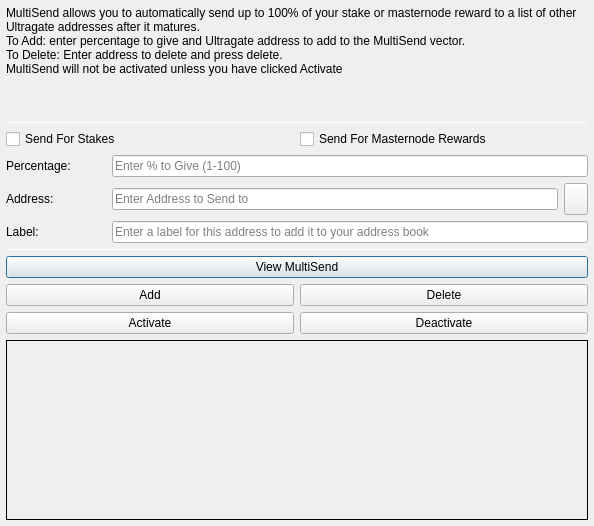
<?xml version="1.0" encoding="UTF-8"?>
<ui version="4.0">
 <class>MultiSendDialog</class>
 <widget class="QDialog" name="MultiSendDialog">
  <property name="windowModality">
   <enum>Qt::NonModal</enum>
  </property>
  <property name="geometry">
   <rect>
    <x>0</x>
    <y>0</y>
    <width>594</width>
    <height>526</height>
   </rect>
  </property>
  <property name="windowTitle">
   <string>MultiSend</string>
  </property>
  <layout class="QVBoxLayout" name="verticalLayout" stretch="0">
   <property name="margin">
    <number>6</number>
   </property>
   <item>
    <layout class="QVBoxLayout" name="verticalLayout_Main" stretch="1,1,1,0,1,1,1">
     <item>
      <widget class="QLabel" name="label_2">
       <property name="lineWidth">
        <number>1</number>
       </property>
       <property name="text">
        <string>MultiSend allows you to automatically send up to 100% of your stake or masternode reward to a list of other Ultragate addresses after it matures.
To Add: enter percentage to give and Ultragate address to add to the MultiSend vector.
To Delete: Enter address to delete and press delete.
MultiSend will not be activated unless you have clicked Activate</string>
       </property>
       <property name="alignment">
        <set>Qt::AlignLeading|Qt::AlignLeft|Qt::AlignTop</set>
       </property>
       <property name="wordWrap">
        <bool>true</bool>
       </property>
      </widget>
     </item>
     <item>
      <widget class="Line" name="line">
       <property name="minimumSize">
        <size>
         <width>0</width>
         <height>1</height>
        </size>
       </property>
       <property name="maximumSize">
        <size>
         <width>16777215</width>
         <height>1</height>
        </size>
       </property>
       <property name="orientation">
        <enum>Qt::Horizontal</enum>
       </property>
      </widget>
     </item>
     <item>
      <layout class="QVBoxLayout" name="verticalLayout_Settings">
       <item>
        <layout class="QHBoxLayout" name="horizontalLayout">
         <item>
          <widget class="QCheckBox" name="multiSendStakeCheckBox">
           <property name="text">
            <string>Send For Stakes</string>
           </property>
          </widget>
         </item>
         <item>
          <widget class="QCheckBox" name="multiSendMasternodeCheckBox">
           <property name="text">
            <string>Send For Masternode Rewards</string>
           </property>
          </widget>
         </item>
        </layout>
       </item>
       <item>
        <layout class="QHBoxLayout" name="horizontalLayout_6">
         <item>
          <widget class="QLabel" name="label">
           <property name="minimumSize">
            <size>
             <width>100</width>
             <height>0</height>
            </size>
           </property>
           <property name="toolTip">
            <string>Percentage of stake to send</string>
           </property>
           <property name="text">
            <string>Percentage:</string>
           </property>
          </widget>
         </item>
         <item>
          <widget class="QLineEdit" name="multiSendPercentEdit">
           <property name="toolTip">
            <string>Enter whole numbers 1 - 100</string>
           </property>
           <property name="placeholderText">
            <string>Enter % to Give (1-100)</string>
           </property>
          </widget>
         </item>
        </layout>
       </item>
       <item>
        <layout class="QHBoxLayout" name="horizontalLayout_7">
         <item>
          <widget class="QLabel" name="label_5">
           <property name="minimumSize">
            <size>
             <width>100</width>
             <height>0</height>
            </size>
           </property>
           <property name="toolTip">
            <string>Address to send portion of stake to</string>
           </property>
           <property name="text">
            <string>Address:</string>
           </property>
          </widget>
         </item>
         <item>
          <widget class="QLineEdit" name="multiSendAddressEdit">
           <property name="toolTip">
            <string/>
           </property>
           <property name="placeholderText">
            <string>Enter Address to Send to</string>
           </property>
          </widget>
         </item>
         <item>
          <widget class="QToolButton" name="addressBookButton">
           <property name="maximumSize">
            <size>
             <width>16777215</width>
             <height>32</height>
            </size>
           </property>
           <property name="toolTip">
            <string>Choose an address from the address book</string>
           </property>
           <property name="text">
            <string/>
           </property>
           <property name="icon">
            <iconset resource="../ultragate.qrc">
             <normaloff>:/icons/address-book</normaloff>:/icons/address-book</iconset>
           </property>
           <property name="shortcut">
            <string>Alt+A</string>
           </property>
          </widget>
         </item>
        </layout>
       </item>
      </layout>
     </item>
     <item>
      <layout class="QHBoxLayout" name="horizontalLayout_3">
       <item>
        <widget class="QLabel" name="label_3">
         <property name="minimumSize">
          <size>
           <width>100</width>
           <height>0</height>
          </size>
         </property>
         <property name="text">
          <string>Label:</string>
         </property>
        </widget>
       </item>
       <item>
        <widget class="QLineEdit" name="labelAddressLabelEdit">
         <property name="placeholderText">
          <string>Enter a label for this address to add it to your address book</string>
         </property>
        </widget>
       </item>
      </layout>
     </item>
     <item>
      <widget class="Line" name="line_2">
       <property name="minimumSize">
        <size>
         <width>0</width>
         <height>1</height>
        </size>
       </property>
       <property name="maximumSize">
        <size>
         <width>16777215</width>
         <height>1</height>
        </size>
       </property>
       <property name="orientation">
        <enum>Qt::Horizontal</enum>
       </property>
      </widget>
     </item>
     <item>
      <layout class="QVBoxLayout" name="verticalLayout_Buttons">
       <item>
        <layout class="QHBoxLayout" name="horizontalLayout_4">
         <item>
          <widget class="QPushButton" name="viewButton">
           <property name="toolTip">
            <string/>
           </property>
           <property name="statusTip">
            <string>View MultiSend Vector</string>
           </property>
           <property name="text">
            <string>View MultiSend</string>
           </property>
          </widget>
         </item>
        </layout>
       </item>
       <item>
        <layout class="QHBoxLayout" name="horizontalLayout_2">
         <item>
          <widget class="QPushButton" name="addButton">
           <property name="toolTip">
            <string/>
           </property>
           <property name="statusTip">
            <string>Add to MultiSend Vector</string>
           </property>
           <property name="text">
            <string>Add</string>
           </property>
          </widget>
         </item>
         <item>
          <widget class="QPushButton" name="deleteButton">
           <property name="toolTip">
            <string/>
           </property>
           <property name="statusTip">
            <string>Delete Address From MultiSend Vector</string>
           </property>
           <property name="text">
            <string>Delete</string>
           </property>
          </widget>
         </item>
        </layout>
       </item>
       <item>
        <layout class="QHBoxLayout" name="horizontalLayout_5">
         <item>
          <widget class="QPushButton" name="activateButton">
           <property name="statusTip">
            <string>Activate MultiSend</string>
           </property>
           <property name="text">
            <string>Activate</string>
           </property>
          </widget>
         </item>
         <item>
          <widget class="QPushButton" name="disableButton">
           <property name="statusTip">
            <string>Deactivate MultiSend</string>
           </property>
           <property name="text">
            <string>Deactivate</string>
           </property>
          </widget>
         </item>
        </layout>
       </item>
      </layout>
     </item>
     <item>
      <widget class="QLabel" name="message">
       <property name="minimumSize">
        <size>
         <width>0</width>
         <height>180</height>
        </size>
       </property>
       <property name="frameShape">
        <enum>QFrame::Panel</enum>
       </property>
       <property name="frameShadow">
        <enum>QFrame::Plain</enum>
       </property>
       <property name="lineWidth">
        <number>1</number>
       </property>
       <property name="midLineWidth">
        <number>1</number>
       </property>
       <property name="text">
        <string/>
       </property>
       <property name="alignment">
        <set>Qt::AlignLeading|Qt::AlignLeft|Qt::AlignTop</set>
       </property>
       <property name="wordWrap">
        <bool>true</bool>
       </property>
      </widget>
     </item>
    </layout>
   </item>
  </layout>
 </widget>
 <resources>
  <include location="../ultragate.qrc"/>
 </resources>
 <connections/>
</ui>
